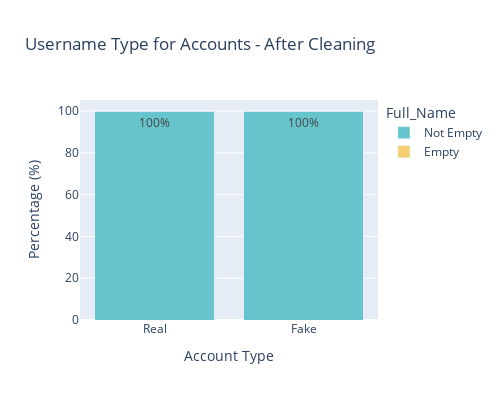

The code cell stored with this chart in its notebook:
### Code cell
dataframe['is_fake'] = dataframe['is_fake'].replace({True: 'fake', False: 'real'})
real_accounts = dataframe[dataframe['is_fake'] == 'real']
length_real = len(real_accounts)
fake_accounts = dataframe[dataframe['is_fake'] == 'fake']
length_fake = len(fake_accounts)

real_accounts_with_null_username = real_accounts[real_accounts['username'] == 'empty after cleaning']
length_real_with_null_username = len(real_accounts_with_null_username)
real_accounts_with_not_null_username = real_accounts[real_accounts['username'] != 'empty after cleaning']
length_real_without_null_username = len(real_accounts_with_not_null_username)
fake_accounts_with_null_username = fake_accounts[fake_accounts['username'] == 'empty after cleaning']
length_fake_with_null_username = len(fake_accounts_with_null_username)
fake_accounts_with_not_null_username = fake_accounts[fake_accounts['username'] != 'empty after cleaning']
length_fake_without_null_username = len(fake_accounts_with_not_null_username)

percentage_real = length_real/len(dataframe)
percentage_real_with_null_username = length_real_with_null_username/length_real
percentage_real_without_null_username = length_real_without_null_username/length_real
percentage_fake = length_fake/len(dataframe)
percentage_fake_with_null_username = length_fake_with_null_username/length_fake
percentage_fake_without_null_username= length_fake_without_null_username/length_fake

# Create a DataFrame for plotting
data = {
    'Account Type': ['Real', 'Real', 'Fake', 'Fake'],
    'Full_Name': ['Not Empty', 'Empty', 'Not Empty', 'Empty'],
    'Percentage': [
        percentage_real_without_null_username * 100,
        percentage_real_with_null_username * 100,
        percentage_fake_without_null_username * 100,
        percentage_fake_with_null_username * 100
    ]
}
plot_data = pd.DataFrame(data)

# Create a stacked bar chart using Plotly Express
fig = px.bar(plot_data, x='Account Type', y='Percentage', color='Full_Name',
             barmode='stack', labels={'Percentage': 'Percentage (%)'},color_discrete_sequence=px.colors.qualitative.Pastel,text='Percentage',
             title='Username Type for Accounts - After Cleaning')
fig.update_traces(texttemplate='%{text:.0f}%', textposition='inside')
fig.update_layout(width=500, height=400)
fig.show()

### Figure 1 — Plotly figure (JSON) as saved in the notebook; plotly's stock layout.template omitted (floating-point values rounded to 4 significant figures)
{"data": [{"alignmentgroup": "True", "hovertemplate": "Full_Name=Not Empty<br>Account Type=%{x}<br>Percentage (%)=%{text}<extra></extra>", "legendgroup": "Not Empty", "marker": {"color": "rgb(102, 197, 204)", "pattern": {"shape": ""}}, "name": "Not Empty", "offsetgroup": "Not Empty", "orientation": "v", "showlegend": true, "text": [100, 100], "textposition": "inside", "texttemplate": "%{text:.0f}%", "type": "bar", "x": ["Real", "Fake"], "xaxis": "x", "y": [100, 100], "yaxis": "y"}, {"alignmentgroup": "True", "hovertemplate": "Full_Name=Empty<br>Account Type=%{x}<br>Percentage (%)=%{text}<extra></extra>", "legendgroup": "Empty", "marker": {"color": "rgb(246, 207, 113)", "pattern": {"shape": ""}}, "name": "Empty", "offsetgroup": "Empty", "orientation": "v", "showlegend": true, "text": [0, 0], "textposition": "inside", "texttemplate": "%{text:.0f}%", "type": "bar", "x": ["Real", "Fake"], "xaxis": "x", "y": [0, 0], "yaxis": "y"}], "layout": {"barmode": "stack", "height": 400, "legend": {"title": {"text": "Full_Name"}, "tracegroupgap": 0}, "title": {"text": "Username Type for Accounts - After Cleaning"}, "width": 500, "xaxis": {"anchor": "y", "domain": [0, 1], "title": {"text": "Account Type"}}, "yaxis": {"anchor": "x", "domain": [0, 1], "title": {"text": "Percentage (%)"}}}}
